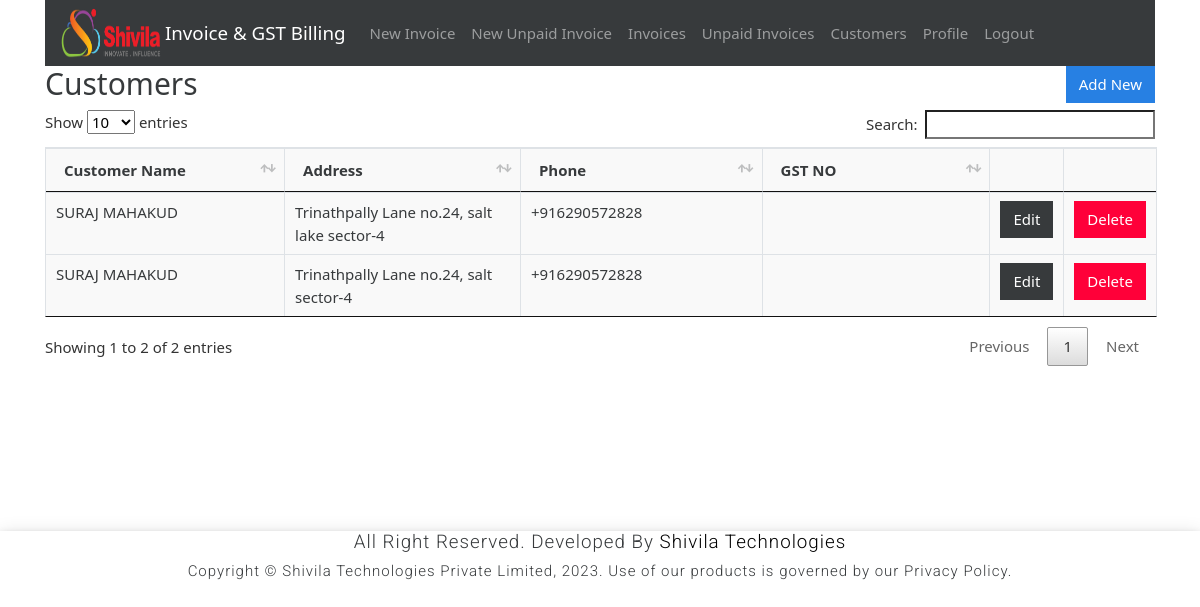
The app's page /customers (signed in) with its own data.
### gstbillingapp/models.py (models this page shows, shortened)
class Customer(models.Model):
    user = models.ForeignKey(User, null=True, blank=True, on_delete=models.SET_NULL)
    customer_name = models.CharField(max_length=200)
    customer_address = models.TextField(max_length=600, blank=True, null=True)
    customer_phone = models.CharField(max_length=14, blank=True, null=True)
    customer_gst = models.CharField(max_length=15, blank=True, null=True)

### gstbillingapp/views.py (the view)
# urls.py: path('customers', views.customers, name='customers'),
@login_required
def customers(request):
    context = {}
    context['customers'] = Customer.objects.filter(user=request.user)
    return render(request, 'gstbillingapp/customers.html', context)

### gstbillingapp/templates/gstbillingapp/customers.html (shortened to what this page needs)
{% extends "gstbillingapp/base.html" %}
{% load static %}
{% block content %}
<div class="row">
	<div class="col">
		<h2>Customers</h2>
	</div>
	<div class="col">
		<a href="{% url 'customer_add' %}" id="add_customer_btn"><button type="button" class="btn btn-primary">Add New</button></a>
	</div>
</div>
<table class="table table-bordered" id="customer-table">
	<thead>
		<tr>
			<th>Customer Name</th>
			<th>Address</th>
			<th>Phone</th>
			<th>GST NO</th>
			<th></th>
			<th></th>
		</tr>
	</thead>
	<tbody class="two-col-form">
		{% for customer in customers %}
		<tr>
			<td>{{customer.customer_name}}</td>
			<td>{{customer.customer_address}}</td>
			<td>{{customer.customer_phone}}</td>
			<td>{{customer.customer_gst}}</td>
			<td><a href="{% url 'customer_edit' customer.id %}"><button type="button" class="btn btn-dark">Edit</button></a></td>
			<td><button type="button" class="btn btn-danger" data-toggle="modal" data-target="#customerDeleteModal" data-customer-id="{{customer.id}}" data-customer-name="{{customer.customer_name}}">Delete</button></td>
		</tr>
		{% endfor %}
	</tbody>
</table>
{% endblock %}

### gstbillingapp/static/gstbillingapp/main.css (style rules this page uses)
.table-bordered td, .table-bordered th { padding: 0.25em; }
.table-bordered tbody td, .table-bordered tbody th, .table-bordered thead th, .table-bordered thead td { background: #f9f9f9; }
.two-col-form td, .two-col-form th { width: 25%; }
#add_customer_btn, #add_product_btn { float: right; }

### gstbillingapp/templates/gstbillingapp/base.html (style rules this page uses)
a { text-decoration: none; color: black; }

### records on screen
Customer: customer_name "SURAJ MAHAKUD", customer_address "Trinathpally Lane no.24, salt lake sector-4", customer_phone "+916290572828"
Customer: customer_name "SURAJ MAHAKUD", customer_address "Trinathpally Lane no.24, salt sector-4", customer_phone "+916290572828"
